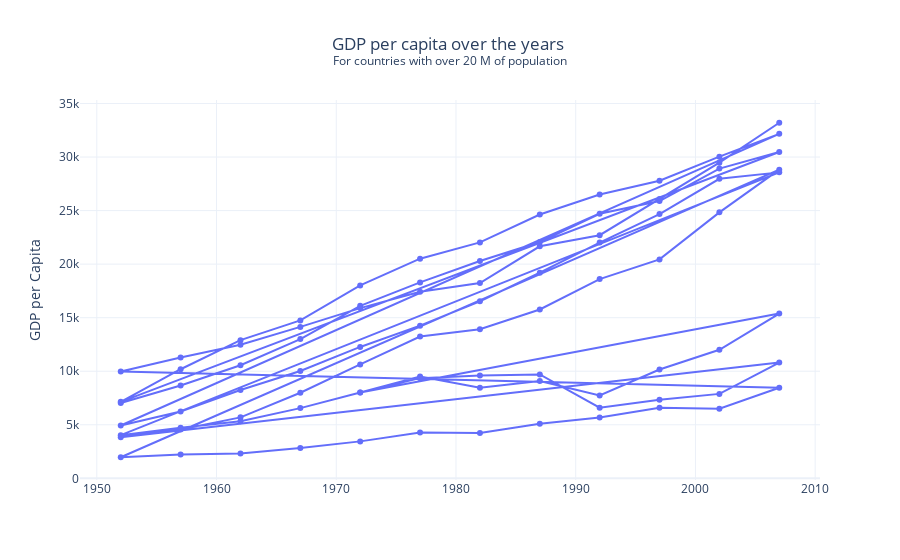

Here is the notebook cell this chart was saved with:
### Code cell
line_gap = px.line(df_gap, x = 'year', y = 'gdpPercap',
               #color = 'country',
               title = title_,
               #hover_data = {'gdpPercap' : ':.2f', 'country' : True},
               markers = True,
               labels = labels_
              )

line_gap.update_layout(title_x = 0.5, xaxis_title = None)

line_gap.show()

### Figure 1 — Plotly figure (JSON) as saved in the notebook; plotly's stock layout.template omitted (floating-point values rounded to 4 significant figures)
{"data": [{"hovertemplate": "Year=%{x}<br>GDP per Capita=%{y}<extra></extra>", "legendgroup": "", "line": {"color": "#636efa", "dash": "solid"}, "marker": {"symbol": "circle"}, "mode": "lines+markers", "name": "", "orientation": "v", "showlegend": false, "type": "scatter", "x": [1952, 1957, 1962, 1967, 1972, 1977, 1982, 1987, 1992, 1997, 2002, 2007, 1952, 1957, 1962, 1967, 1972, 1977, 1982, 1987, 1992, 1997, 2002, 2007, 1952, 1957, 1962, 1967, 1972, 1977, 1982, 1987, 1992, 1997, 2002, 2007, 1952, 1957, 1962, 1967, 1972, 1977, 1982, 1987, 1992, 1997, 2002, 2007, 1972, 1977, 1982, 1987, 1992, 1997, 2002, 2007, 1952, 1957, 1962, 1967, 1972, 1977, 1982, 1987, 1992, 1997, 2002, 2007, 1952, 1957, 1962, 1967, 1972, 1977, 1982, 1987, 1992, 1997, 2002, 2007, 1952, 1957, 1962, 1967, 1972, 1977, 1982, 1987, 1992, 1997, 2002, 2007], "xaxis": "x", "y": [7030.0, 8663.0, 10560.0, 13000.0, 16110.0, 18290.0, 20290.0, 22070.0, 24700.0, 25890.0, 28930.0, 30470.0, 7144.0, 10190.0, 12900.0, 14750.0, 18020.0, 20510.0, 22030.0, 24640.0, 26510.0, 27790.0, 30040.0, 32170.0, 4931.0, 6249.0, 8244.0, 10020.0, 12270.0, 14260.0, 16540.0, 19210.0, 22010.0, 24680.0, 27970.0, 28570.0, 4029.0, 4734.0, 5339.0, 6557.0, 8007.0, 9508.0, 8452.0, 9082.0, 7739.0, 10160.0, 12000.0, 15390.0, 8011.0, 9356.0, 9605.0, 9696.0, 6598.0, 7347.0, 7885.0, 10810.0, 3834.0, 4565.0, 5694.0, 7994.0, 10640.0, 13240.0, 13930.0, 15760.0, 18600.0, 20450.0, 24840.0, 28820.0, 1969.0, 2219.0, 2323.0, 2826.0, 3451.0, 4269.0, 4241.0, 5089.0, 5678.0, 6601.0, 6508.0, 8458.0, 9980.0, 11280.0, 12480.0, 14140.0, 15900.0, 17430.0, 18230.0, 21660.0, 22710.0, 26070.0, 29480.0, 33200.0], "yaxis": "y"}], "layout": {"autosize": true, "legend": {"tracegroupgap": 0}, "title": {"text": "GDP per capita over the years <br><sup>For countries with over 20 M of population</sup>", "x": 0.5}, "xaxis": {"anchor": "y", "autorange": true, "domain": [0, 1], "range": [1949.0, 2010.0], "title": {}, "type": "linear"}, "yaxis": {"anchor": "x", "autorange": true, "domain": [0, 1], "range": [-608.5, 35780.0], "title": {"text": "GDP per Capita"}, "type": "linear"}}}
